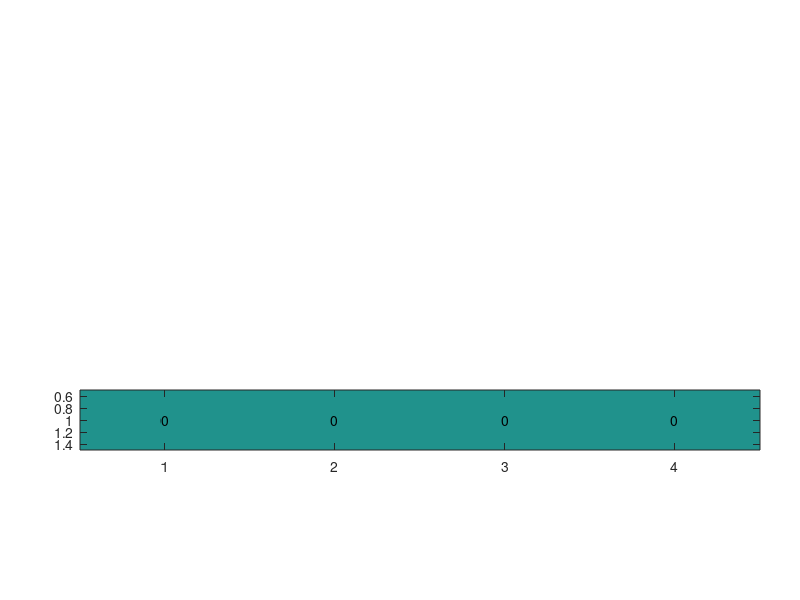

Reproduce this figure in MATLAB. (Note: this script raises an error after producing the figure.)
%% Tester Script that calls mouse_network function
clearvars

cd('C:\Users\kfcho\Documents\GitHub\MouseSpatialGrid')
addpath('mechs')
addpath('dependencies')
addpath('eval_scripts')
addpath('genlib')
addpath(genpath('../dynasim'))

%% load IC spikes, convert cell array into binary array
y=1;
x=1;
ICdir = '151137';
ICdirPath = ['import' filesep ICdir filesep];
% ICdirPath = 'Z:\eng_research_hrc_binauralhearinglab\Model-Junzi_files_backup-remove_when_copied\V21\STRFs\163857\'
ICstruc = dir([ICdirPath '*.mat']); % Having issues here where it is not actually recieving the imported data
%fprintf("ICstruc length is %d\n",length(ICstruc));
performanceMax=zeros(1,16);
pMaxm0=zeros(1,4);
pMaxs0=zeros(1,4);
maxTaus0=zeros(1,4);
maxTaum0=zeros(1,4);
maxTau=zeros(1,16);
plot_rasters = 0;

for z = 1:length(ICstruc)
    load([ICdirPath ICstruc(z).name],'t_spiketimes');
    temp = cellfun(@max,t_spiketimes,'UniformOutput',false);
    tmax = max([temp{:}]);
    spks = zeros(20,4,tmax); %I'm storing spikes in a slightly different way...
    for j = 1:size(t_spiketimes,1) %trials [1:10]
        for k = 1:size(t_spiketimes,2) %neurons [(1:4),(1:4)]
            if k < 5 %song 1
                spks(j,k,round(t_spiketimes{j,k})) = 1;
            else
                spks(j+10,k-4,round(t_spiketimes{j,k})) = 1;
            end
        end
    end

    % save spk file
%     study_dir = fullfile(pwd, 'run', mfilename, filesep, num2str(z));
    study_dir = fullfile(pwd, 'run', num2str(z));
%     if ~exist(study_dir,'dir')
%         mkdir(fullfile(study_dir,'solve'));
%     end
%     if exist(study_dir, 'dir')
%       rmdir(study_dir, 's');
%     end
    if exist(study_dir, 'dir')
      rmdir(study_dir, 's');
    end
    mkdir(fullfile(study_dir, 'solve'));
    save(fullfile(study_dir, 'solve','IC_spks.mat'),'spks');

    if ICstruc(z).name(2)=='0'
        [performance, tau]= mouse_network(study_dir,size(spks,3),plot_rasters);
        % Take the max of the performance
        pMaxs0(z)=max(performance);
        maxTaus0(z)=tau(max(performance)==performance);

    elseif ICstruc(z).name(4)=='0' %target only
        figure;
        for ii = 1:4
            subplot(1,4,ii)
            plotSpikeRasterFs(logical(squeeze(spks(:,ii,:))), 'PlotType','vertline');
            xlim([0 2000])
        end
        [performance, tau]= mouse_network(study_dir,size(spks,3),plot_rasters);
        % Take the max of the performance
        pMaxm0(y)=max(performance);
        maxTaum0(y)=tau(max(performance)==performance);
        y= y+1;
    else
        [performance, tau]= mouse_network(study_dir,size(spks,3),plot_rasters);
        % Take the max of the performance
        performanceMax(x)=max(performance);
        maxTau(x)=mean(tau(max(performance)==performance));
        x=x+1;
    end
end


%% output 1 by 4 grid of only masker
figure
l=num2cell(pMaxm0);
l= cellfun(@num2str, l,'UniformOutput', false);
positionVector = [0.1 0.25 0.85 0.1];
subplot('Position',positionVector)
im=imagesc(pMaxm0);
x = [1,2,3,4];
y=[1,1,1,1];
t= text(x(:),y(:), l, 'HorizontalAlignment', 'Center');
for i= 1:4
    t(i).FontSize=12;
    if pMaxm0(i)>85
        t(i).Color = 'k';
    else
        t(i).Color= 'w';
    end
end
colormap('parula'); % this makes the boxes blue
colorbar;
caxis([50 100])
%% output 1 by 4 grid of only target
l=num2cell(pMaxs0);
l= cellfun(@num2str, l,'UniformOutput', false);
positionVector = [0.1 0.1 0.85 0.1];
subplot('Position',positionVector)
im=imagesc(pMaxs0);
x = [1,2,3,4];
y=[1,1,1,1];
t= text(x(:),y(:), l, 'HorizontalAlignment', 'Center');
for i= 1:4
    t(i).FontSize=12;
    if pMaxs0(i)>85
        t(i).Color = 'k';
    else
        t(i).Color= 'w';
    end
end
colormap('parula'); % this makes the boxes blue
colorbar;
caxis([50 100])
%% output- 4 by 4 grid- calculate in a seperate script
% plot the matrix similar to the that on the paper- imagesc()
mat= reshape(performanceMax,4,4);
mat = flipud(mat);
l=num2cell(mat);
l= cellfun(@num2str, l,'UniformOutput', false);
positionVector = [0.275 0.45 0.5 0.5];
subplot('Position',positionVector)
im=imagesc(mat);
x = repmat(1:4,4,1);
y=x';
t= text(x(:),y(:), l, 'HorizontalAlignment', 'Center');
for i= 1:16
    t(i).FontSize=12;
    if mat(i)>85
        t(i).Color = 'k';
    else
        t(i).Color= 'w';
    end
end
colormap('parula'); % this makes the boxes blue
colorbar;
caxis([50 100])
xlabel('song location')
ylabel('masker location')
yticks(1:4)
yticklabels({'90','45','0','-90'})
xticks(1:4)
xticklabels({'-90','0','45','90'})

%positionVector = [x0+subplotloc*(dx+lx) y0 lx ly];
%subplot('Position',positionVector)
